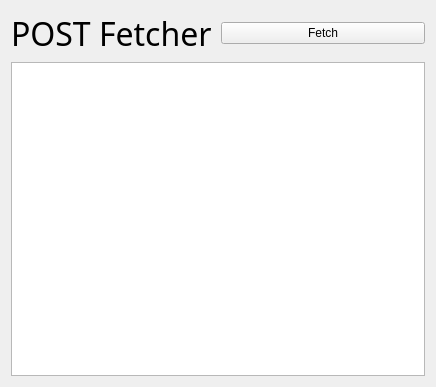
<?xml version="1.0" encoding="UTF-8"?>
<ui version="4.0">
 <class>Widget</class>
 <widget class="QWidget" name="Widget">
  <property name="geometry">
   <rect>
    <x>0</x>
    <y>0</y>
    <width>436</width>
    <height>387</height>
   </rect>
  </property>
  <property name="windowTitle">
   <string>Widget</string>
  </property>
  <layout class="QVBoxLayout" name="verticalLayout">
   <item>
    <layout class="QHBoxLayout" name="horizontalLayout">
     <item>
      <widget class="QLabel" name="label">
       <property name="font">
        <font>
         <family>Arial Rounded MT Bold</family>
         <pointsize>24</pointsize>
        </font>
       </property>
       <property name="text">
        <string>POST Fetcher</string>
       </property>
      </widget>
     </item>
     <item>
      <widget class="QPushButton" name="fetchButton">
       <property name="text">
        <string>Fetch</string>
       </property>
      </widget>
     </item>
    </layout>
   </item>
   <item>
    <widget class="QListWidget" name="listWidget"/>
   </item>
  </layout>
 </widget>
 <resources/>
 <connections/>
</ui>
